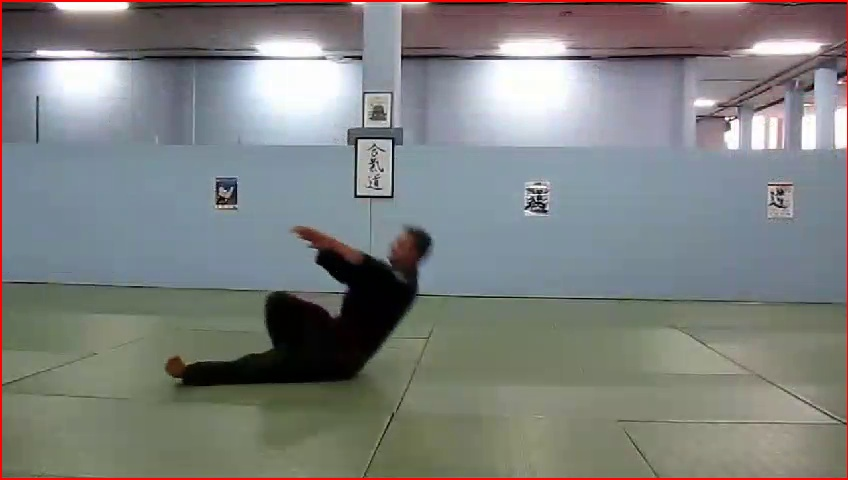
#> input picture fall_image.jpg, 848 x 480 px, given in place of video_fall.mp4, which was not available
$ python human_fall_detect_video.py
#> lines starting #> are read from the running program, lines starting #| are printed output that depends on the picture; after the words box and inside, x2 and y2 are one past the last pixel; in counts of white or black regions, pixels touching at a corner belong together; pictures that were not available may be replaced by others from this repository, and a replacement may not be noted
import cv2
import time
import smtplib
from email.mime.text import MIMEText
from email.mime.multipart import MIMEMultipart
from email.mime.image import MIMEImage
from email.mime.base import MIMEBase
from email import encoders
import argparse

fitToEllipse = False

def send_email(image_path):
    sender_email = "spbarve4321@gmail.com"
    receiver_email = "sharvilbakshi23@gmail.com"
    password = "wlzj rscl szbw rwtj" # you can generate your own password by visit this link https://myaccount.google.com/apppasswords

    msg = MIMEMultipart()
    msg['From'] = sender_email
    msg['To'] = receiver_email
    msg['Subject'] = "Fall Detected"

    body = "A fall has been detected. Please check the attached image for details."
    msg.attach(MIMEText(body, 'plain'))

    attachment = open(image_path, 'rb')
    part = MIMEBase('application', 'octet-stream')
    part.set_payload((attachment).read())
    encoders.encode_base64(part)
    part.add_header('Content-Disposition', "attachment; filename= fall_image.jpg")
    msg.attach(part)

    with smtplib.SMTP('smtp.gmail.com', 587) as server:
        server.starttls()
        server.login(sender_email, password)
        server.sendmail(sender_email, receiver_email, msg.as_string())
        exit(0)

def main():
    fall_detected = False
    cap = cv2.VideoCapture('video_fall.mp4')
    time.sleep(2)

    fgbg = cv2.createBackgroundSubtractorMOG2()
    j = 0

    while True:
        ret, frame = cap.read()
#> frame is the input picture: shape (480, 848, 3); mean B, G, R 127, 128.7, 126.5

        if not ret:
            break

        try:
            gray = cv2.cvtColor(frame, cv2.COLOR_BGR2GRAY)
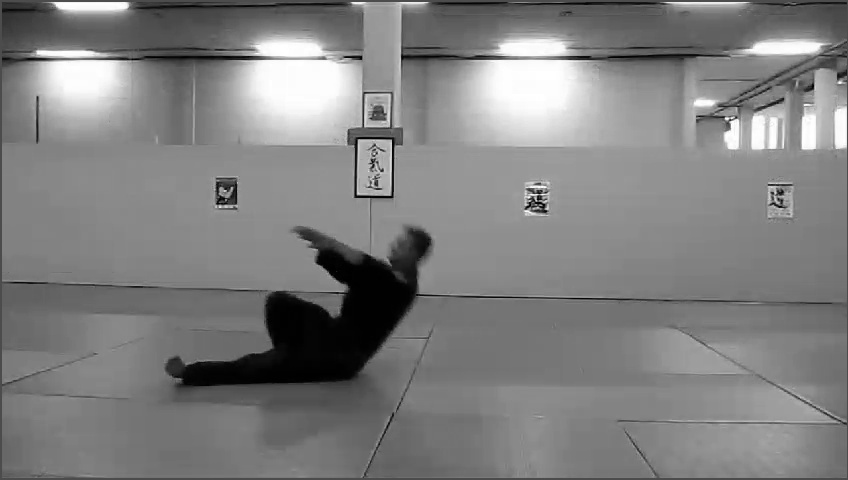
#> gray: shape (480, 848); min 0, max 255, mean 127.8
            fgmask = fgbg.apply(gray)
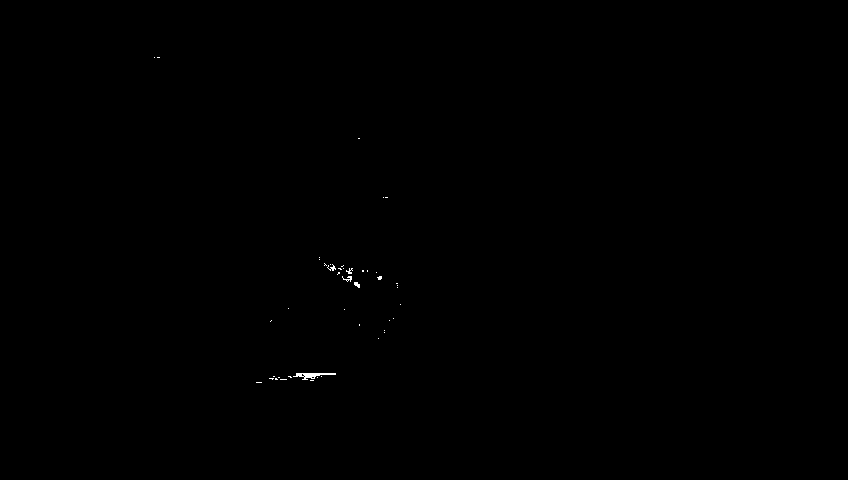
#> fgmask: shape (480, 848); values 127 (black) and 255 (white), 0.09% white in thin lines or dots, all inside (x1, y1, x2, y2) = (154, 57, 401, 383)

            contours, _ = cv2.findContours(fgmask, cv2.RETR_TREE, cv2.CHAIN_APPROX_SIMPLE)
#> contours = [[[0, 0], [0, 479], [847, 479], [847, 0]]]

            if contours:
                areas = [cv2.contourArea(contour) for contour in contours]
#> areas = [405713]
                max_area = max(areas, default=0)
#> max_area = 405713
                max_area_index = areas.index(max_area)
#> max_area_index = 0
                cnt = contours[max_area_index]
#> cnt = [[0, 0], [0, 479], [847, 479], [847, 0]]

                M = cv2.moments(cnt)
#> M = moments, m00 405713, centre m10/m00, m01/m00 = (423.5, 239.5)

                x, y, w, h = cv2.boundingRect(cnt)
#> x = 0; y = 0; w = 848; h = 480

                cv2.drawContours(fgmask, [cnt], 0, (255, 255, 255), 3, maxLevel=0)
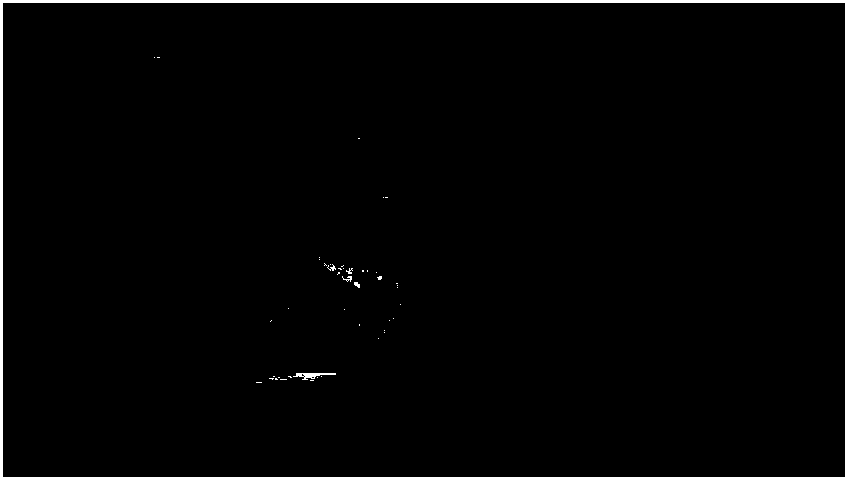
#> fgmask: shape (480, 848); values 127 (black) and 255 (white), 2% white; 46 white regions (40 under 20 px), largest, box (x1, y1, x2, y2) and area: (0, 0, 848, 480) 7932, (293, 373, 336, 380) 143, (342, 276, 352, 282) 28, (327, 264, 336, 271) 26, (354, 282, 360, 288) 24, (346, 268, 353, 274) 21

                if h < w:
                    j += 1

                if j > 18:
                    print("FALL")
                    cv2.putText(fgmask, 'FALL', (x, y), cv2.FONT_HERSHEY_TRIPLEX, 0.5, (255, 255, 255), 2)
                    cv2.rectangle(frame, (x, y), (x + w, y + h), (0, 0, 255), 2)

                    # Save the frame with the fall for email attachment
                    image_path = "fall_image.jpg"
                    cv2.imwrite(image_path, frame)

                    # Send email alert
                    if not fall_detected:
                        fall_detected = True
                        send_email(image_path)
                        print('Email Sent')

                if h > w:
                    j = 0
                    cv2.rectangle(frame, (x, y), (x + w, y + h), (0, 255, 0), 2)

                cv2.imshow('video', frame)

                if cv2.waitKey(33) == 27:
#> (key Esc is pressed here)
                    break
        except Exception as e:
            print(f"Error: {e}")
            break

    cap.release()
    cv2.destroyAllWindows()

if __name__ == "__main__":
    parser = argparse.ArgumentParser(description="Fall Detection from Video")
    args = parser.parse_args()
    main()

$ run again, on fall.jpg
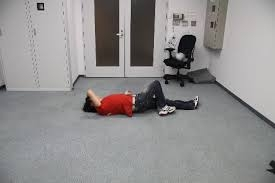
#> input picture fall.jpg, 275 x 183 px, given in place of video_fall.mp4, which was not available
#> in main, frame is the input picture: shape (183, 275, 3); mean B, G, R 142.5, 142.4, 144.7
#> contours = [[[0, 0], [0, 182], [274, 182], [274, 0]]]
#> areas = [49868]
#> max_area = 49868
#> max_area_index = 0
#> cnt = [[0, 0], [0, 182], [274, 182], [274, 0]]
#> M = moments, m00 49868, centre m10/m00, m01/m00 = (137, 91)
#> x = 0; w = 275; h = 183
#> in main, `cv2.drawContours(fgmask, [cnt], 0, (255, 255, 255), 3, maxLevel=0)`:
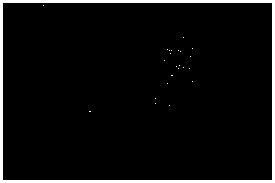
#> fgmask: shape (183, 275); values 127 (black) and 255 (white), 5.4% white; 24 white regions (23 under 20 px), largest, box (x1, y1, x2, y2) and area: (0, 0, 275, 183) 2712
